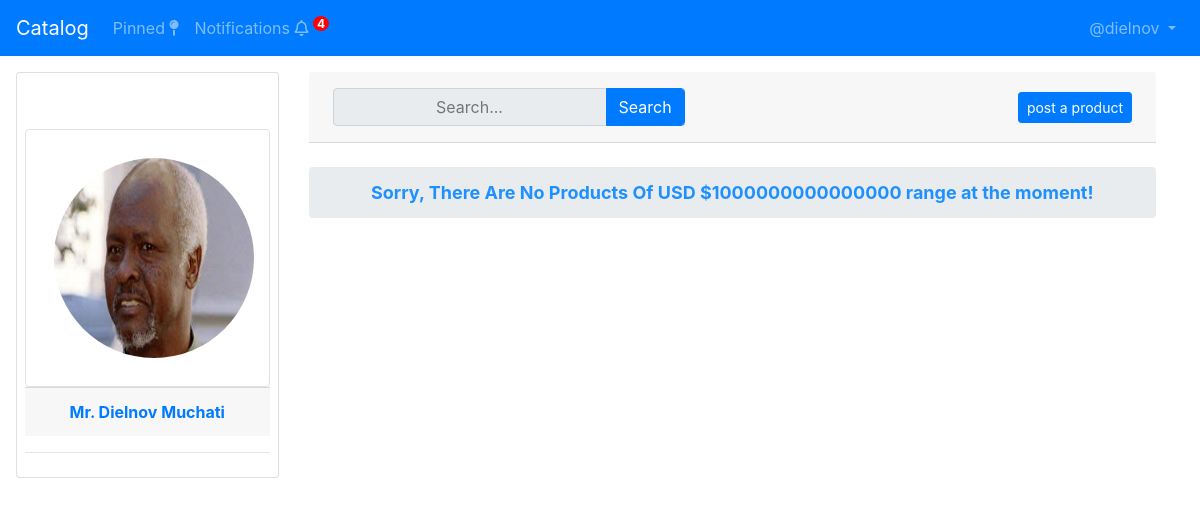
The page /catalog (signed in) on the database its author committed.
### bank/models.py (models this page shows, shortened)
class Account(AbstractBaseUser):
    email = models.EmailField(
        verbose_name='email', max_length=60, unique=True)
    username = models.CharField(max_length=30, unique=True)
    isCorporate = models.BooleanField(default=False)
    physicalAddress = models.CharField(max_length=60)
    postalAddress = models.CharField(max_length=60)
    phone = models.CharField(max_length=30)
    date_joined = models.DateTimeField(
        verbose_name='date joined', auto_now_add=True)
    last_login = models.DateTimeField(
        verbose_name='last login', auto_now=True)
    is_active = models.BooleanField(default=True)
    is_staff = models.BooleanField(default=False)
    is_admin = models.BooleanField(default=False)
    is_superuser = models.BooleanField(default=False)
    USERNAME_FIELD = 'email'
    REQUIRED_FIELDS = ['username', 'isCorporate']
    objects = MyAccountManager()
    class Meta:
        verbose_name = _('user')
        verbose_name_plural = _('users')

class IndividualAccount(models.Model):
    account = models.ForeignKey(
        Account, on_delete=models.CASCADE)
    title = models.CharField(max_length=8)
    firstName = models.CharField(max_length=60)
    middleName = models.CharField(max_length=60, blank=True)
    lastName = models.CharField(max_length=60)
    isMale = models.BooleanField()
    maidenName = models.CharField(max_length=60, blank=True)
    passportPhoto = models.ImageField(upload_to=user_passportPhoto_uploader)
    nationalID = models.CharField(max_length=60)
    dob = models.CharField(max_length=60)
    maritalStatus = models.CharField(max_length=60)
    countryOfResidence = models.CharField(max_length=60)
    Nationality = models.CharField(max_length=60)
    passportNum = models.CharField(max_length=60)
    passportIssuerCountry = models.CharField(max_length=60)
    passportIssueDate = models.CharField(max_length=60)
    passportExpiryDate = models.CharField(max_length=60)
    yearsAtResidence = models.CharField(max_length=60)
    residentialStatus = models.CharField(max_length=60)
    sourceOfIncome = models.CharField(max_length=60)
    workAddress = models.CharField(max_length=60)
    workPhone = models.CharField(max_length=60)
    workDesignation = models.CharField(max_length=60)
    grossMonthlyIncome = models.CharField(max_length=60)
    otherSourceOfIncome = models.CharField(max_length=60)
    kin_fname = models.CharField(max_length=60)
    kin_sname = models.CharField(max_length=60)
    kin_phone = models.CharField(max_length=60)
    kin_address = models.CharField(max_length=60)
    kin_passportPhoto = models.ImageField(
        upload_to=kin_passportPhoto_uploader)

### bank/views.py (the view)
# urls.py: path('catalog', catalog, name='catalog'),
@login_required
def catalog(request):
    context = {}
    est_loan = int(AccountDetail.objects.get(account=request.user).balance)
    products = Product.objects.filter(price__lte=est_loan)
    if len(products) == 0:
        context['empty'] = str(est_loan)
    context['products'] = products
    notifications = Claim.objects.filter(account=request.user, viewed=False)
    context['notifications'] = notifications
    return render(request, 'loans/catalog.html', context)

### bank/templates/loans/catalog.html (shortened to what this page needs)
{% extends "loans/base.html" %} {% load static %}
{% block inCol9 %}
<nav class="card-header navbar">
    <form action="{% url 'bank:cat_search' %}" class="form-inline m-1" method="GET">
        <div class="input-group">
            <div class="input-group-prepend">
                <input placeholder="Search..." name="q" class="input-group-text" value="{{request.GET.q}}">
            </div>
            <input type="submit" class="form-control btn-primary" value="Search">
        </div>
    </form>
    <a href="{% url 'bank:post' %}" class="btn btn-sm btn-primary m-1">post a product</a>
</nav>
<br> {% if empty %}
<p style="justify-content: center; font-size: large; font-weight: bold; color: dodgerblue;" class="breadcrumb text-center">
    Sorry, There Are No Products Of USD ${{empty}} range at the moment!
</p>
{% endif %}
 {% endblock inCol9 %}

### bank/templates/loans/base.html (shortened to what this page needs)
{% load static %}
<!DOCTYPE html>
<html lang="en">
<head>
    <link rel="stylesheet" href="{% static 'loans/base.css' %}" />
    <link rel="stylesheet" href="{% static 'bootstrap441/css/bootstrap.min.css' %}" />
    <link rel="stylesheet" href="{% static 'fontawesome513/css/all.css' %}" />
</head>
<body>
    <header class="sticky-top mb-3">
        <nav class="navbar navbar-expand bg-primary navbar-dark">
            <a class="navbar-brand" href="{% url 'bank:catalog' %}">Catalog</a>
            <ul class="mr-auto navbar-nav">
                <li class="nav-item">
                    <a href="{% url 'bank:claims' %}" class="nav-link">
                        Pinned
                        <i class="fas fa-map-pin"></i>
                    </a>
                </li>
                <li class="nav-item">
                    <a href="{% url 'bank:notifications' %}" class="nav-link">
                        Notifications
                        <i class="far fa-bell"></i>
                        <sup class="Num"></sup>
                    </a>
                </li>
            </ul>
            <ul class="ml-auto navbar-nav">
                <li class="nav-item dropdown">
                    <a class="nav-link dropdown-toggle" href="#" id="navbardrop" data-toggle="dropdown">
                        @{{ request.user.username }}
                    </a>
                </li>
            </ul>
        </nav>
    </header>
    <main>
        <div class="container pl-0 ml-3 pr-0 mr-3">
            <div class="row">
                <div style="z-index: 1;" class="col-xl-3">
                    <div class="sticky-top card p-2">
                        <div class="card-body text-center img-thumbnail">
                            <img class="rounded-circle m-2" {% if request.user.isCorporate %}
                                {% for corporate in request.user.corporateaccount_set.all %}
                                src="{{ corporate.logo.url }}" {% endfor %} {% else %}
                                {% for individual in request.user.individualaccount_set.all %}
                                src="{{individual.passportPhoto.url}}" {% endfor %} {% endif %}
                                {% if request.user.isCorporate %}
                                {% for corporate in request.user.corporateaccount_set.all %}
                                alt="{{ corporate.tradingAs }} Logo" {% endfor %} {% else %}
                                {% for individual in request.user.individualaccount_set.all %}
                                alt="{{ individual.title}} {{individual.firstName}} {{individual.lastName}}"
                                {% endfor %} {% endif %} height="200" width="200">
                        </div>
                        <div class="card-footer text-center">
                            <a href=""><Strong>
                                    {% if request.user.isCorporate %}
                                    {% for corporate in request.user.corporateaccount_set.all %}
                                    {{ corporate.legalEntityName }} {% endfor %} {% else %}
                                    {% for individual in request.user.individualaccount_set.all %}
                                    {{ individual.title}} {{individual.firstName}} {{individual.lastName}}
                                    {% endfor %} {% endif %}</Strong></a>
                        </div>
                        <hr>
                    </div>
                    <br>
                </div>
                <div class="col-xl-9">
                    {% block inCol9 %}
                    {% endblock inCol9 %}
                </div>
            </div>
        </div>
    </main>
</body>
</html>

### bank/templates/loans/base.html (style rules this page uses)
.Num:before { font-size: 12px; top: -20px; right: 20px; width: 20px; height: 20px; text-align: center; border-radius: 50%; background: red; padding-left: 4px; padding-right: 4px; color: white; content: attr(data-count); font-weight: bold; }

### rows shown on the page
Account: user.username "dielnov"
IndividualAccount: passportPhoto (picture), title "Mr.", firstName "Dielnov", lastName "Muchati"

### other values the page prints
{{ empty }} "1000000000000000"
